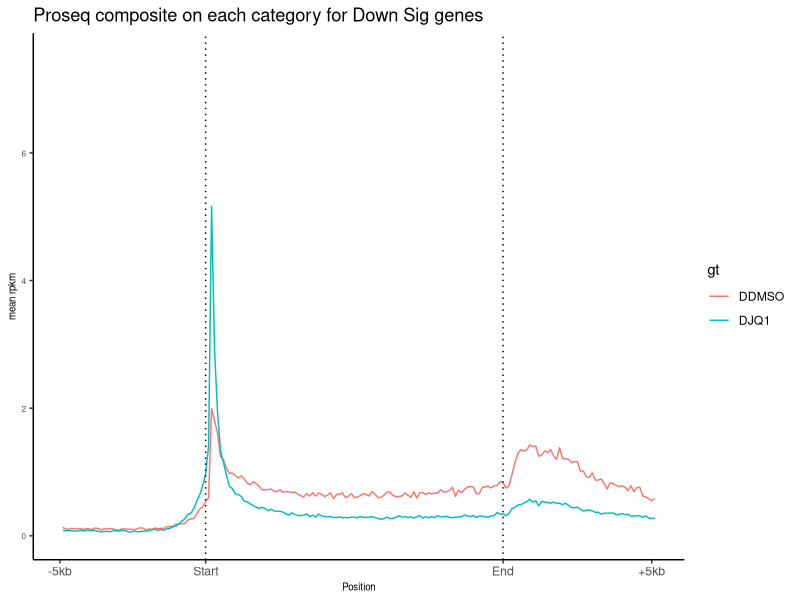
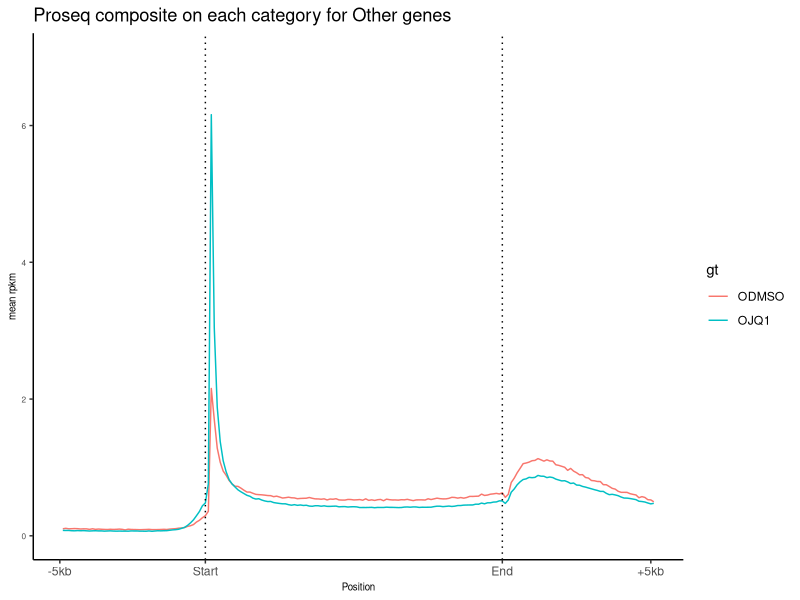
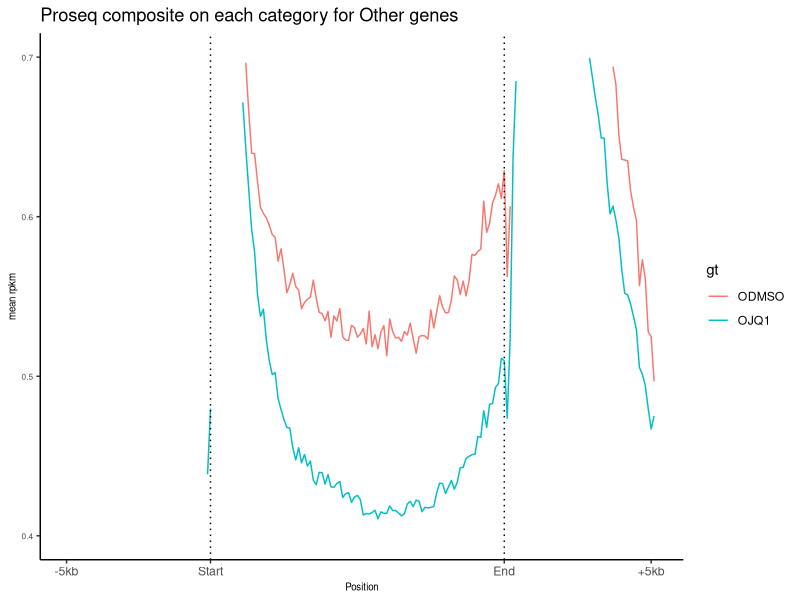
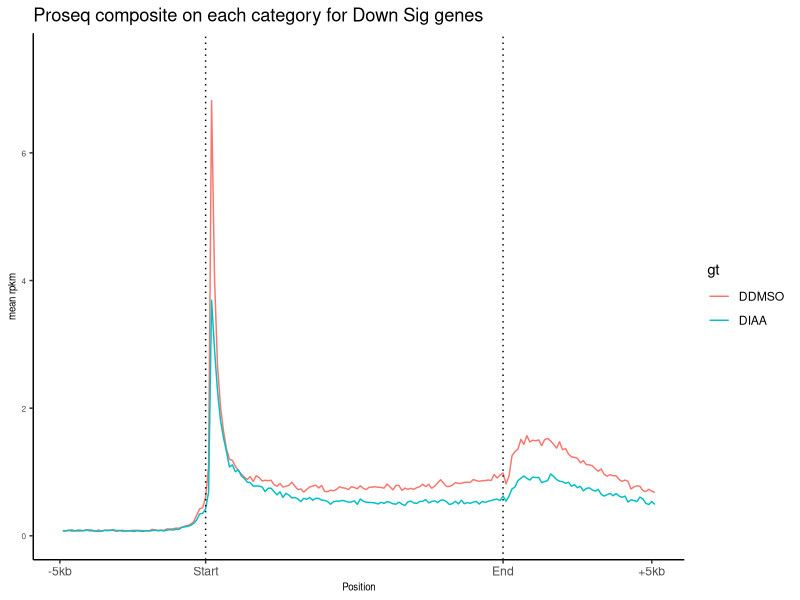
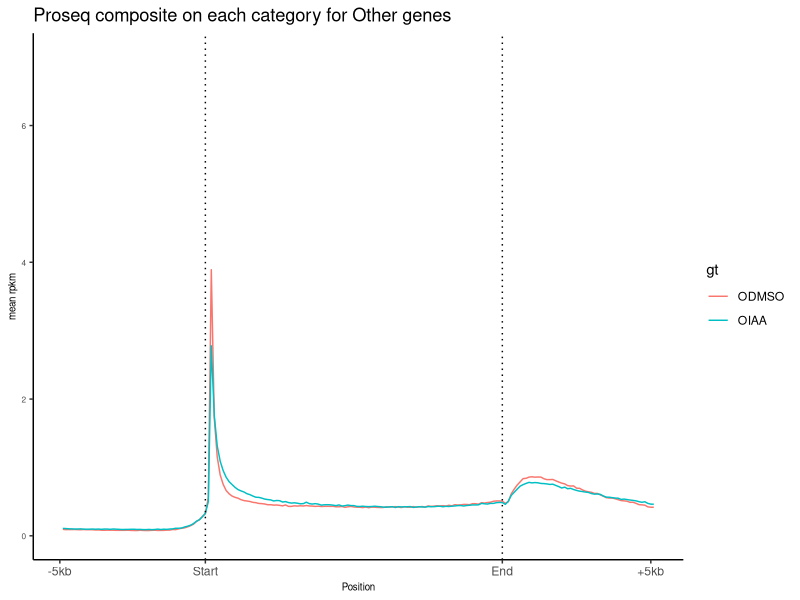
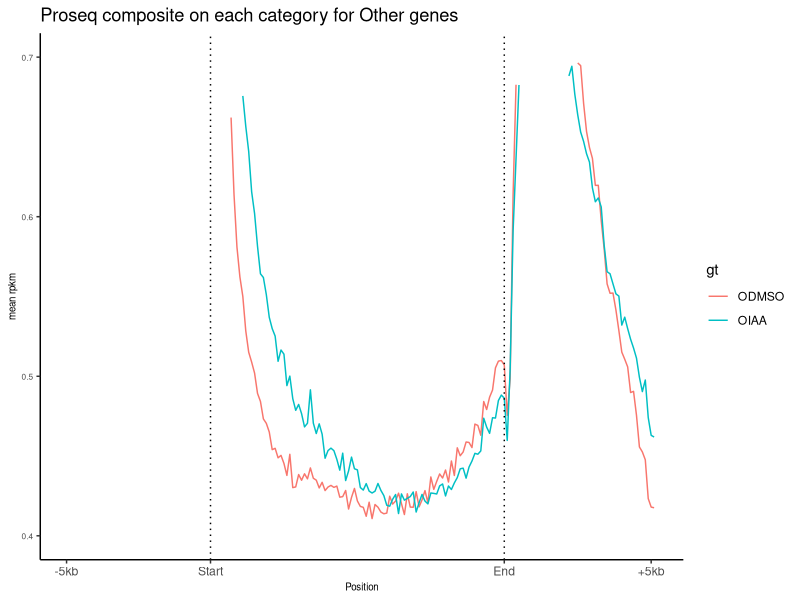

These charts were generated, in order, by the following R code:
library(ggplot2)

annot <- data.frame(lab= c("-5kb", "Start", "End", "+5kb"), mpos = c(0,49,149,199))
lines <- data.frame( x = c(49, 149))

#JQ1 
data <- read.table("Proseq_JQ1_composite.txt", sep="\t", header=T, stringsAsFactors=F)
temp <- subset(data, gt=="DJQ1" | gt=="DDMSO")
ggplot(aes(pos,Mn, colour=gt), data=temp) +
  geom_line()+
  geom_vline(aes(xintercept = x), data = lines, linetype = 3) +
  scale_x_continuous(breaks = annot$mpos, labels = annot$lab)+
  ylim(c(0,7.5))+
  labs(x = "Position", y= "mean rpkm", title = "Proseq composite on each category for Down Sig genes")+
  theme_classic()+
  theme( axis.title = element_text(size = 7),  
         axis.text.y = element_text(size = 6))

temp <- subset(data, gt=="OJQ1" | gt=="ODMSO")
ggplot(aes(pos,Mn, colour=gt), data=temp) +
  geom_line()+
  geom_vline(aes(xintercept = x), data = lines, linetype = 3) +
  scale_x_continuous(breaks = annot$mpos, labels = annot$lab)+
  ylim(c(0,7))+
  labs(x = "Position", y= "mean rpkm", title = "Proseq composite on each category for Other genes")+
  theme_classic()+
  theme( axis.title = element_text(size = 7),  
         axis.text.y = element_text(size = 6))

##Supp
ggplot(aes(pos,Mn, colour=gt), data=temp) +
  geom_line()+
  geom_vline(aes(xintercept = x), data = lines, linetype = 3) +
  scale_x_continuous(breaks = annot$mpos, labels = annot$lab)+
  ylim(c(0.4,0.7))+
  labs(x = "Position", y= "mean rpkm", title = "Proseq composite on each category for Other genes")+
  theme_classic()+
  theme( axis.title = element_text(size = 7),  
         axis.text.y = element_text(size = 6))


#Med26Degron 
data <- read.table("Proseq_Med26Degron_composite.txt", sep="\t", header=T, stringsAsFactors=F)
temp <- subset(data, gt=="DIAA" | gt=="DDMSO")
ggplot(aes(pos,Mn, colour=gt), data=temp) +
  geom_line()+
  geom_vline(aes(xintercept = x), data = lines, linetype = 3) +
  scale_x_continuous(breaks = annot$mpos, labels = annot$lab)+
  ylim(c(0,7.5))+
  labs(x = "Position", y= "mean rpkm", title = "Proseq composite on each category for Down Sig genes")+
  theme_classic()+
  theme( axis.title = element_text(size = 7),  
         axis.text.y = element_text(size = 6))

temp <- subset(data, gt=="OIAA" | gt=="ODMSO")
ggplot(aes(pos,Mn, colour=gt), data=temp) +
  geom_line()+
  geom_vline(aes(xintercept = x), data = lines, linetype = 3) +
  scale_x_continuous(breaks = annot$mpos, labels = annot$lab)+
  ylim(c(0,7))+
  labs(x = "Position", y= "mean rpkm", title = "Proseq composite on each category for Other genes")+
  theme_classic()+
  theme( axis.title = element_text(size = 7),  
         axis.text.y = element_text(size = 6))

## Supp

ggplot(aes(pos,Mn, colour=gt), data=temp) +
  geom_line()+
  geom_vline(aes(xintercept = x), data = lines, linetype = 3) +
  scale_x_continuous(breaks = annot$mpos, labels = annot$lab)+
  ylim(c(0.4,0.7))+
  labs(x = "Position", y= "mean rpkm", title = "Proseq composite on each category for Other genes")+
  theme_classic()+
  theme( axis.title = element_text(size = 7),  
         axis.text.y = element_text(size = 6))

